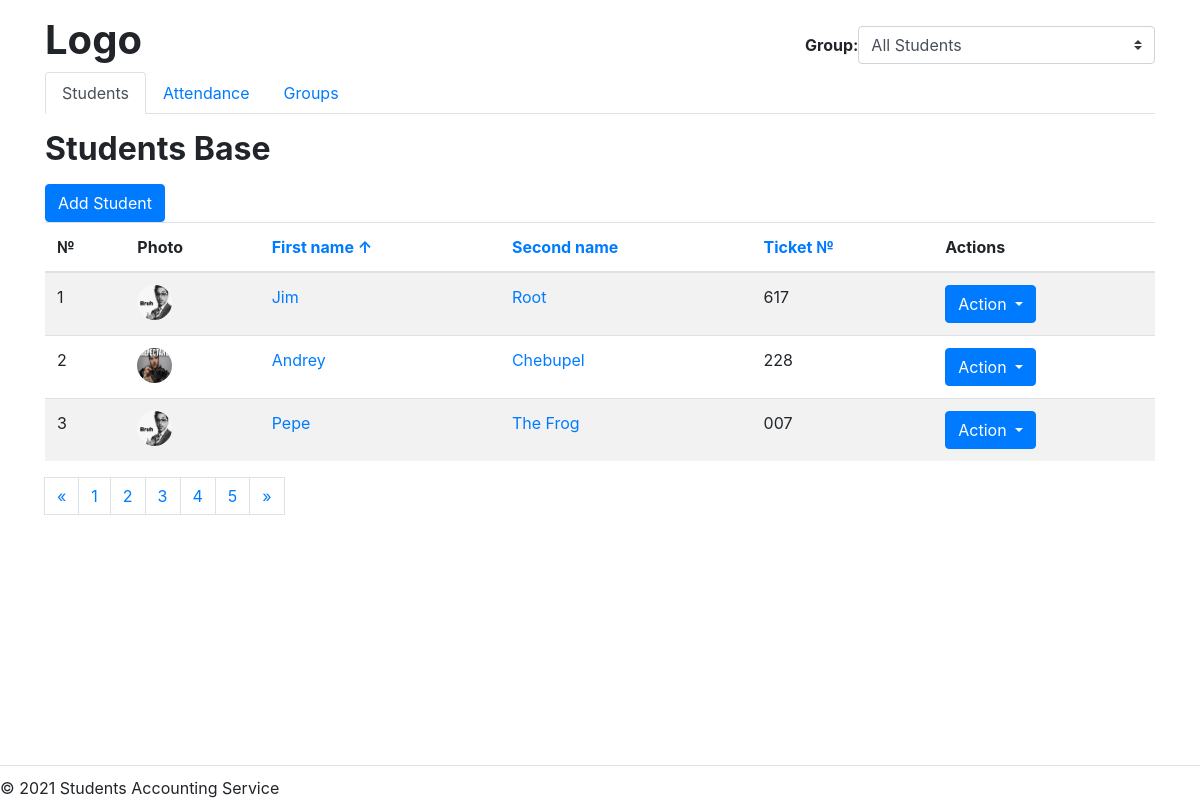
Before: / with the older database file.
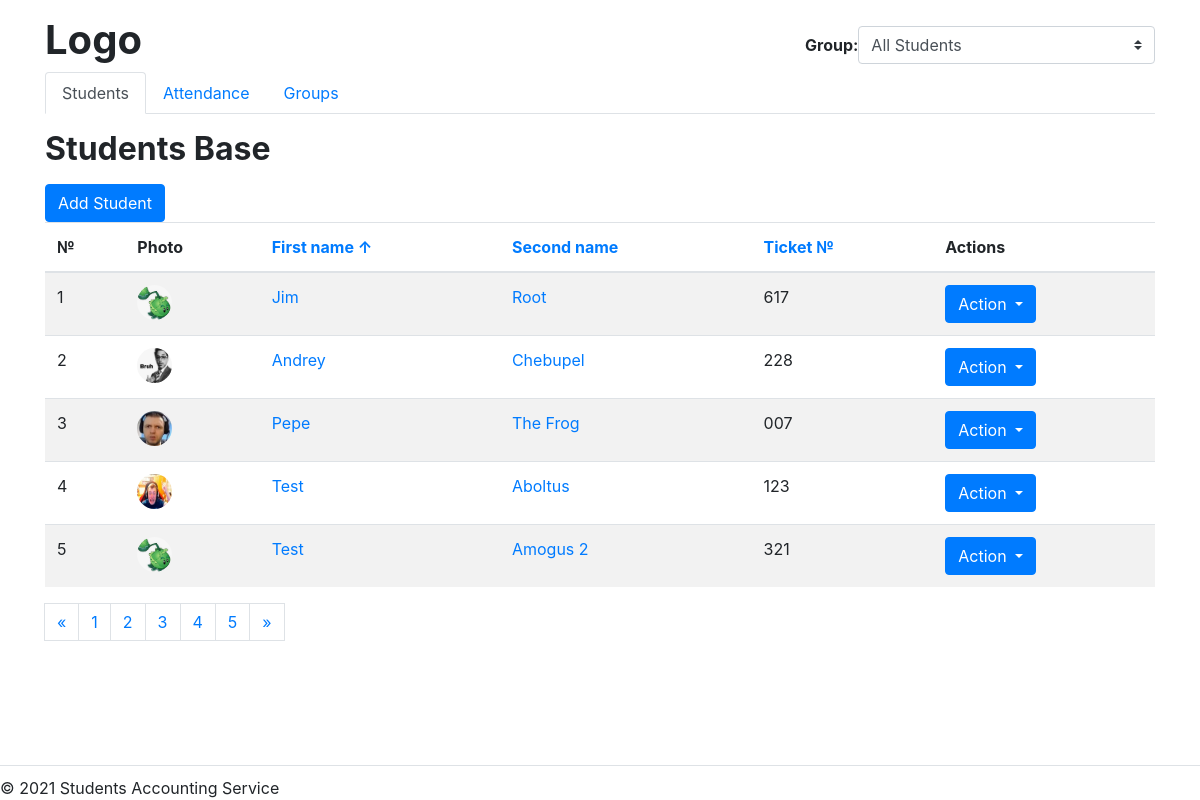
After: the same page with the newer database file.
### students/models.py (models this page shows, shortened)
class Student(models.Model):
    first_name = models.CharField(
        max_length=256,
        blank=False,
        verbose_name='First name')
    last_name = models.CharField(
        max_length=256,
        blank=False,
        verbose_name='Last name')
    middle_name = models.CharField(
        max_length=256,
        blank=True,
        verbose_name='Middle name',
        default='')
    birthday = models.DateField(
        blank=False,
        verbose_name='Birthday',
        null=True)
    photo = models.ImageField(
        blank=True,
        verbose_name='Photo',
        null=True)
    ticket = models.CharField(
        max_length=256,
        blank=False,
        verbose_name='Ticket')
    notes = models.TextField(
        blank=True,
        verbose_name='Notes')
    class Meta:
        verbose_name = 'Student'
        verbose_name_plural = 'Students'

### students/templates/views/students_views.py (the view)
# urls.py: path('', students_views.students_list, name='home'),
def students_list(request):
    students = Student.objects.all()
    return render(request, "students/students_list.html", {'students': students})

### students_proj/context_processors.py (called while the page is built)
def students_proc(request):
    return {'PORTAL_URL': PORTAL_URL}

### students/templates/students/students_list.html (shortened to what this page needs)
{% extends "students/base.html" %}
{% load static %}
{% block title %}Students Base{% endblock title %}
{% block content%}
<a class="btn btn-primary" href="{% url 'students_add' %}" role="button">Add Student</a>
<table class="table table-hover table-striped">
    <thead>
    <tr>
        <th>№</th>
        <th>Photo</th>
        <th><a href="#">First name &uarr;</a></th>
        <th><a href="#">Second name</a></th>
        <th><a href="#">Ticket  №</a></th>
        <th>Actions</th>
    </tr>
    </thead>
    <tbody>
    {% for student in students %}
    <tr>
        <td>{{ forloop.counter }}</td>
        <td>
            {% if student.photo %}
                <img src="{{ student.photo.url }}" height="35" width="35" class="rounded-circle">
            {% else %}
                <img src="{% static 'img/bruh.png' %}" height="35" width="35" class="rounded-circle">
            {% endif %}
        </td>
        <td><a title="Edit" href="{% url 'students_edit' student.id %}">{{ student.first_name }}</a></td>
        <td><a title="Edit" href="{% url 'students_edit' student.id %}">{{ student.last_name }}</a></td>
        <td>{{ student.ticket }}</td>
        <td>
            <div class="dropdown">
                <button type="button" class="btn btn-primary dropdown-toggle" data-toggle="dropdown">
                    Action
                </button>
            </div>
        </td>
    </tr>
    {% endfor %}
    </tbody>
</table>
{% endblock content %}

Changed rows visible on the page:
changed Student "Jim": photo: picture added
changed Student "Andrey": photo: picture removed
changed Student "Pepe": photo: picture added
added Student: photo (picture), first_name "Test", last_name "Aboltus", ticket "123"
added Student: photo (picture), first_name "Test", last_name "Amogus 2", ticket "321"
